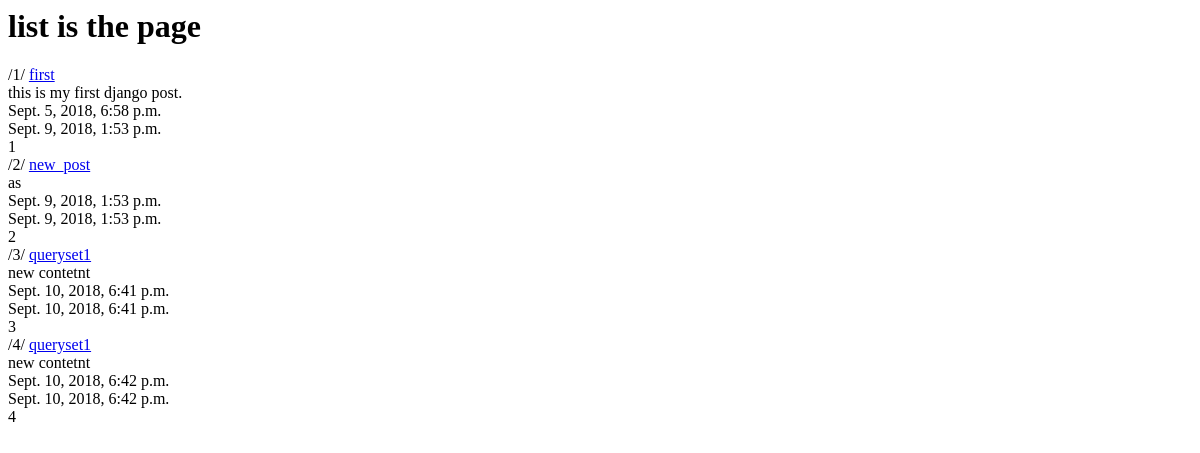
/list, run on an earlier commit of the app's database.
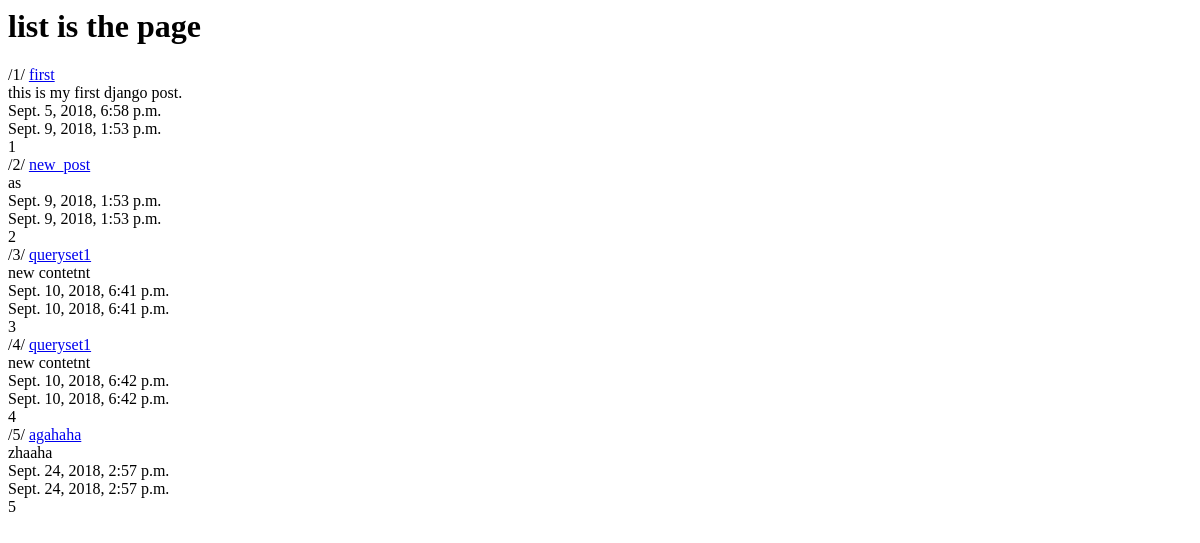
And on a later commit of the database.
### myapp/models.py (models this page shows, shortened)
class post(models.Model):
    title = models.CharField(max_length=120)
    content = models.TextField()
    timestamp = models.DateTimeField(auto_now=False, auto_now_add=True)
    updated = models.DateTimeField(auto_now=True, auto_now_add=False)
    def get_absolut_url(self):
    	return reverse("detail", kwargs={"id": self.id})

### myapp/views.py (the view)
# urls.py: path('list', views.posts_list),
def posts_list(requests):
    queryset= post.objects.all()
    context ={
        "object_list": queryset,
        "title": "list"
    }
    return render(requests, 'index.html', context)

### template/index.html
<html>
<body>
<h1>{{ title }} is the page</h1>
{% for obj in object_list %}
{% url "detail" id=obj.id %}
<a href='{{ obj.get_absolut_url}}'>{{obj.title}}</a><br/>
{{obj.content}}<br/>
{{obj.timestamp}}<br/>
{{obj.updated}}<br/>
{{obj.id}}<br/>
{%endfor%}
</body>
</html>

What changed in the data, as far as the page shows it:
added post: id "/5/", title "agahaha", content "zhaaha", timestamp "Sept. 24, 2018, 2:57 p.m.", updated "Sept. 24, 2018, 2:57 p.m.", id "5"
